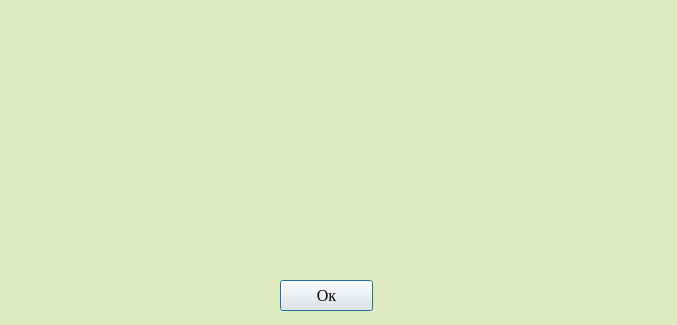
<?xml version="1.0" encoding="UTF-8"?>
<ui version="4.0">
 <class>Error</class>
 <widget class="QDialog" name="Error">
  <property name="geometry">
   <rect>
    <x>0</x>
    <y>0</y>
    <width>677</width>
    <height>325</height>
   </rect>
  </property>
  <property name="minimumSize">
   <size>
    <width>376</width>
    <height>221</height>
   </size>
  </property>
  <property name="palette">
   <palette>
    <active>
     <colorrole role="Base">
      <brush brushstyle="SolidPattern">
       <color alpha="255">
        <red>255</red>
        <green>255</green>
        <blue>255</blue>
       </color>
      </brush>
     </colorrole>
     <colorrole role="Window">
      <brush brushstyle="SolidPattern">
       <color alpha="255">
        <red>222</red>
        <green>235</green>
        <blue>192</blue>
       </color>
      </brush>
     </colorrole>
    </active>
    <inactive>
     <colorrole role="Base">
      <brush brushstyle="SolidPattern">
       <color alpha="255">
        <red>255</red>
        <green>255</green>
        <blue>255</blue>
       </color>
      </brush>
     </colorrole>
     <colorrole role="Window">
      <brush brushstyle="SolidPattern">
       <color alpha="255">
        <red>222</red>
        <green>235</green>
        <blue>192</blue>
       </color>
      </brush>
     </colorrole>
    </inactive>
    <disabled>
     <colorrole role="Base">
      <brush brushstyle="SolidPattern">
       <color alpha="255">
        <red>222</red>
        <green>235</green>
        <blue>192</blue>
       </color>
      </brush>
     </colorrole>
     <colorrole role="Window">
      <brush brushstyle="SolidPattern">
       <color alpha="255">
        <red>222</red>
        <green>235</green>
        <blue>192</blue>
       </color>
      </brush>
     </colorrole>
    </disabled>
   </palette>
  </property>
  <property name="font">
   <font>
    <family>Times New Roman</family>
    <pointsize>14</pointsize>
   </font>
  </property>
  <property name="windowTitle">
   <string>Error</string>
  </property>
  <widget class="QLabel" name="label">
   <property name="geometry">
    <rect>
     <x>10</x>
     <y>10</y>
     <width>651</width>
     <height>231</height>
    </rect>
   </property>
   <property name="minimumSize">
    <size>
     <width>340</width>
     <height>130</height>
    </size>
   </property>
   <property name="font">
    <font>
     <family>Times New Roman</family>
     <pointsize>12</pointsize>
    </font>
   </property>
   <property name="text">
    <string/>
   </property>
   <property name="alignment">
    <set>Qt::AlignLeading|Qt::AlignLeft|Qt::AlignTop</set>
   </property>
  </widget>
  <widget class="QPushButton" name="ok_btn">
   <property name="geometry">
    <rect>
     <x>280</x>
     <y>280</y>
     <width>93</width>
     <height>31</height>
    </rect>
   </property>
   <property name="font">
    <font>
     <family>Times New Roman</family>
     <pointsize>12</pointsize>
    </font>
   </property>
   <property name="text">
    <string>Ок</string>
   </property>
  </widget>
 </widget>
 <resources/>
 <connections/>
</ui>
